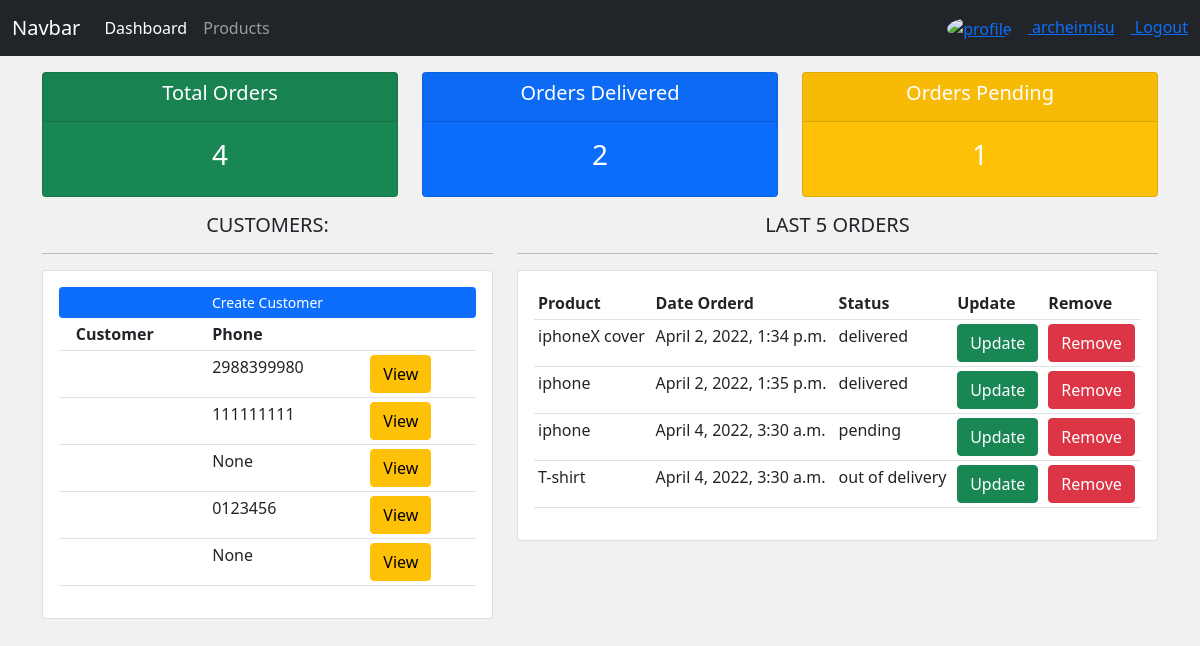
The app's page / (signed in) with its own data.
### accounts/models.py (models this page shows, shortened)
class Customer(models.Model):
    user=models.OneToOneField(User,on_delete=models.CASCADE,null=True)
    profile_pic = models.ImageField(null=True,blank=True,upload_to='static/profiles',default='static/profiles/default.png')
    email= models.CharField(max_length=200,null=True)
    phone = models.CharField(max_length=200,null=True)
    created_at= models.DateTimeField(auto_now_add=True)

class Order(models.Model):
    status=(
        ('pending','Pending'),
        ('out of delivery','Out Of Delivery'),
        ('delivered','Delevered')
    )
    customer=models.ForeignKey(Customer,null=True,on_delete=models.SET_NULL)
    product=models.ForeignKey(Product,null=True,on_delete=models.SET_NULL)
    created_at = models.DateTimeField(auto_now_add=True)
    status= models.CharField(max_length= 200,null=True,choices=status)

class Product(models.Model):
    category=(
        ('indoor','In Door'),
        ('outdoor','Out Door')
    )
    name= models.CharField(max_length=200,null=True)
    price = models.FloatField(null=True)
    category= models.CharField(max_length=200,null=True,choices=category)
    description= models.CharField(max_length=200,null= True,blank=True)
    created_at= models.DateTimeField(auto_now_add=True)
    tags=models.ManyToManyField(Tag)

### accounts/decorators.py (the view)
   def wrapper(request):
      if request.user.groups.first().name=='admin':
         return view_fun(request)
      if request.user.groups.first().name=='customer':
         return redirect('/customer_profile')

### accounts/views.py (called while the page is built)
@login_required(login_url='/login')
@admin_only
def dashboard(request):
    customers=Customer.objects.all()
    orders= Order.objects.all()
    total = orders.count()
    delivered=orders.filter(status="delivered").count()
    pending = orders.filter(status="pending").count()
    return render(request,'accounts/dashboard.html',{
        'customers':customers,
        'orders':orders,
        'total':total,
        'delivered':delivered,
        'pending':pending,
    })

### accounts/templates/accounts/dashboard.html
{% extends 'accounts/master.html' %}
{% block content %}
<div class="row">
	<div class="col">
		<div class="col-md">
			<div class="card text-center text-white  mb-3 bg-success">
			  	<div class="card-header">
			  		<h5 class="card-title">Total Orders</h5>
			  	</div>
			  	<div class="card-body">
			    	<h3 class="card-title">{{total}}</h3>
			  	</div>
			</div>
		</div>
	</div>
	<div class="col">
		<div class="col-md">
			<div class="card text-center text-white  mb-3  bg-primary">
			  	<div class="card-header">
			  		<h5 class="card-title">Orders Delivered</h5>
			  	</div>
			  	<div class="card-body">
			    	<h3 class="card-title">{{delivered}}</h3>
			  	</div>
			</div>
		</div>
	</div>
	<div class="col">
		<div class="col-md">
			<div class="card text-center text-white  mb-3  bg-warning">
			  	<div class="card-header">
			  		<h5 class="card-title">Orders Pending</h5>
			  	</div>
			  	<div class="card-body">
			    	<h3 class="card-title">{{pending}}</h3>
			  	</div>
			</div>
		</div>
	</div>
</div>
<div class="row">
	<div class="col-md-5">
		<h5 class="text-center">CUSTOMERS:</h5>
		<hr>
		<div class="card card-body">
			<a class="btn btn-primary  btn-sm btn-block" href="">Create Customer</a>
			<table class="table table-sm">
				<tr>
					<th></th>
					<th>Customer</th>
					<th>Phone</th>
					<th></th>
				</tr>
				{% for customer in customers %}
				<tr>
					<td></td>
					<td>{{customer.name}}</td>
					<td>{{customer.phone}}</td>
					<td><a href="{% url 'customers.show' customer.id %}" class="btn btn-warning">View</a></td>
				</tr>
				{% endfor %}
			</table>
		</div>
	</div>
	<div class="col-md-7">
		<h5 class="text-center">LAST 5 ORDERS</h5>
		<hr>
		<div class="card card-body">
			<table class="table table-sm">
				<tr>
					<th>Product</th>
					<th>Date Orderd</th>
					<th>Status</th>
					<th>Update</th>
					<th>Remove</th>
				</tr>
				{% for order in orders %}
				<tr>
					<td>{{order.product.name}}</td>
					<td>{{order.created_at}}</td>
					<td>{{order.status}}</td>
					<td><a href="{% url 'order.update' order.id %}" class="btn btn-success">Update</a></td>
					<td><a href="{% url 'order.delete' order.id %}" class="btn btn-danger">Remove</a></td>
				</tr>
				{% endfor %}
			</table>
		</div>
	</div>
</div>
{% endblock content %}

### accounts/templates/accounts/master.html (shortened to what this page needs)
{% load static %}
<!DOCTYPE html>
<html lang="en">
<head>
    <link href="https://cdn.jsdelivr.net/npm/bootstrap@5.1.3/dist/css/bootstrap.min.css" rel="stylesheet">
    <link href="{% static 'accounts/css/style.css' %}" rel="stylesheet" />
</head>
<body>
    {% include 'accounts/components/navbar.html' %}
    <div class="container mt-3">{% block content %}{% endblock content %}</div>
</body>
</html>

### accounts/templates/accounts/components/navbar.html (shortened to what this page needs)
<nav class="navbar navbar-expand-lg navbar-dark bg-dark">
    <div class="container-fluid">
        <a class="navbar-brand" href="#">Navbar</a>
        <div class="collapse navbar-collapse" id="navbarNav">
            <ul class="navbar-nav">
            {% if request.user.is_staff %}
                <li class="nav-item">
                <a class="nav-link active" aria-current="page" href="{% url 'dashboard' %}">Dashboard</a>
                </li>
                <li class="nav-item">
                <a class="nav-link" href="{% url 'product' %}">Products</a>
                </li>
            {% else %}
                <li class="nav-item">
                <a class="nav-link" href="{% url 'customers.customer_profile' %}">Profile</a>
                </li>
            {% endif %}
            </ul>
        </div>
        {% if request.user.is_authenticated %}
        <div class="text-white">
            <a href="{% url 'customers.customer_profile_setting' %}">
                <img src="/{{request.user.customer.profile_pic}}" alt="profile" width="60px" height="60px" style="border-radius: 50%;" class="me-3" />
                <span class="me-3">{{request.user.username}}</span>
            </a>
            <a href="{% url 'logout' %}">Logout</a>
        </div>
        {% else %}
        <div class="text-white">
            <a href="{% url 'login' %}" class="me-3">Login</a>
            <a href="{% url 'register' %}">Register</a>
        </div>
        {% endif %}
    </div>
</nav>

### accounts/static/accounts/css/style.css (style rules this page uses)
body { background-color: #f1f1f1; }

### records on screen
Customer: phone "2988399980"
Customer: phone "111111111"
Customer: phone "None"
Customer: phone "0123456"
Customer: phone "None"
Order: product.name "iphoneX cover", created_at "April 2, 2022, 1:34 p.m.", status "delivered"
Order: product.name "iphone", created_at "April 2, 2022, 1:35 p.m.", status "delivered"
Order: product.name "iphone", created_at "April 4, 2022, 3:30 a.m.", status "pending"
Order: product.name "T-shirt", created_at "April 4, 2022, 3:30 a.m.", status "out of delivery"

### other values on screen
{{ request.user.username }} "archeimisu"
{{ total }} "4"
{{ delivered }} "2"
{{ pending }} "1"
